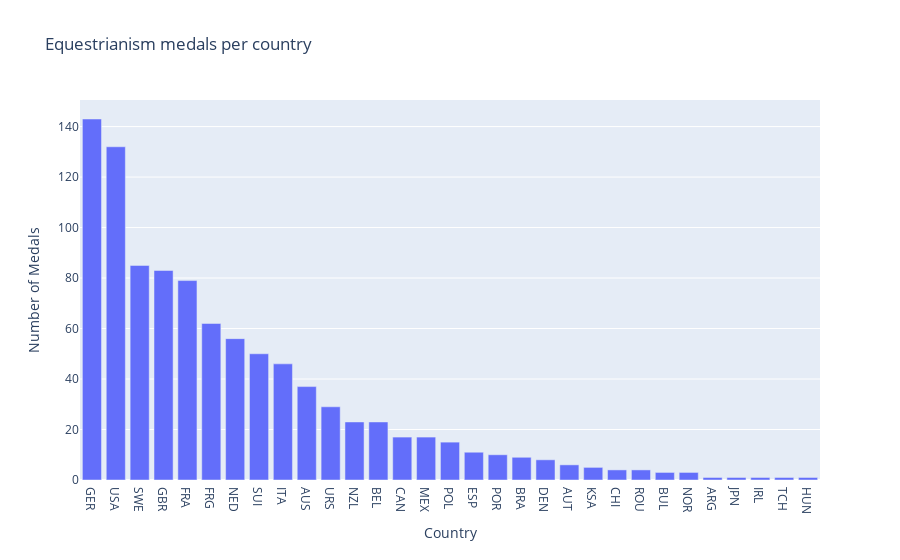

The code cell stored with this chart in its notebook:
### Markdown cell above
Medal distribution between countries (NOC):

### Code cell
ita_df_equestrianism = italydf_anon[italydf_anon['Sport'] == 'Equestrianism']
df_equestrianism = df[df['Sport'] == 'Equestrianism']

medals_per_country = (df_equestrianism[df_equestrianism['Medal'].notnull()]['NOC'].value_counts().reset_index())
medals_per_country.columns = ['NOC', 'Count']

fig_eq_NOC_medal_distribution = px.bar(
    medals_per_country,
    x='NOC',
    y='Count',
    title="Equestrianism medals per country",
    labels={'NOC': 'Country', 'Count': 'Number of Medals'}
)

fig_eq_NOC_medal_distribution.show()

### Figure 1 — Plotly figure (JSON) as saved in the notebook; plotly's stock layout.template omitted (floating-point values rounded to 4 significant figures)
{"data": [{"hovertemplate": "Country=%{x}<br>Number of Medals=%{y}<extra></extra>", "legendgroup": "", "marker": {"color": "#636efa", "pattern": {"shape": ""}}, "name": "", "orientation": "v", "showlegend": false, "textposition": "auto", "type": "bar", "x": ["GER", "USA", "SWE", "GBR", "FRA", "FRG", "NED", "SUI", "ITA", "AUS", "URS", "NZL", "BEL", "CAN", "MEX", "POL", "ESP", "POR", "BRA", "DEN", "AUT", "KSA", "CHI", "ROU", "BUL", "NOR", "ARG", "JPN", "IRL", "TCH", "HUN"], "xaxis": "x", "y": [143, 132, 85, 83, 79, 62, 56, 50, 46, 37, 29, 23, 23, 17, 17, 15, 11, 10, 9, 8, 6, 5, 4, 4, 3, 3, 1, 1, 1, 1, 1], "yaxis": "y"}], "layout": {"barmode": "relative", "legend": {"tracegroupgap": 0}, "title": {"text": "Equestrianism medals per country"}, "xaxis": {"anchor": "y", "domain": [0, 1], "title": {"text": "Country"}}, "yaxis": {"anchor": "x", "domain": [0, 1], "title": {"text": "Number of Medals"}}}}
